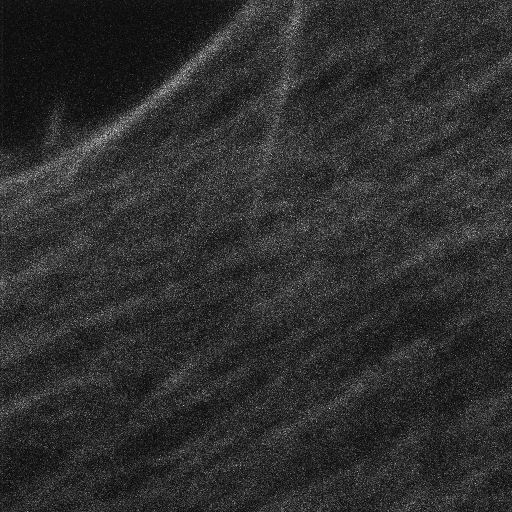
%> input picture denoise/a-2.5-050-03.tif, 512 x 512 px
$ octave denoise.m   (GNU Octave 9; MATLAB toolbox functions it lacks are replaced by stand-ins)
%> lines starting %> are read from the running program, lines starting %| are printed output that depends on the picture
### denoise/denoising_subprograms/denoi_BLS_GSM.m
function im_d = denoi_BLS_GSM(im, sig, PS, blSize, parent, boundary, Nsc, Nor, covariance, optim, repres1, repres2, seed);

% [im_d,im,SNR_N,SNR,PSNR] = denoi_BLS_GSM(im, sig, ft, PS, blSize, parent, boundary, Nsc, Nor, covariance, optim, repres1, repres2, seed);
%
%	im:	input noisy image
%	sig:	standard deviation of noise
%	PS:	Power Spectral Density of noise ( fft2(autocorrelation) )
%			NOTE: scale factors do not matter. Default is white.
%	blSize: 2x1 or 1x2 vector indicating local neighborhood
%		([sY sX], default is [3 3])
%   parent: Use parent yes/no (1/0)
%	Nsc:	Number of scales
%   Nor:  Number of orientations. For separable wavelets this MUST be 3.
%   covariance: Include / Not Include covariance in the GSM model (1/0)
%   optim: BLS / MAP-Wiener(2-step) (1/0)
%   repres1: Possible choices for representation:
%           'w':    orthogonal wavelet
%                   (uses buildWpyr, reconWpyr)
%                   repres2 (optional):
%                      haar:              - Haar wavelet.
%                      qmf8, qmf12, qmf16 - Symmetric Quadrature Mirror Filters [Johnston80]
%                      daub2,daub3,daub4  - Daubechies wavelet [Daubechies88] (#coef = 2N, para daubN).
%                      qmf5, qmf9, qmf13: - Symmetric Quadrature Mirror Filters [Simoncelli88,Simoncelli90]
%           'uw':   undecimated orthogonal wavelet, Daubechies, pyramidal version
%                   (uses buildWUpyr, reconWUpyr).
%                   repres2 (optional): 'daub<N>', where <N> is a positive integer (e.g., 2)
%           's':    steerable pyramid [Simoncelli&Freeman95].
%                   (uses buildSFpyr, reconSFpyr)
%           'fs':   full steerable pyramid [Portilla&Simoncelli02].
%                   (uses buildFullSFpyr2, reconsFullSFpyr2)
%   seed (optional):    Seed used for generating the Gaussian noise (when ft == 0)
%                       By default is 0.
%
%   im_d: denoising result

% Javier Portilla, Univ. de Granada, 5/02
% revision 31/03/2003
% revision 7/01/2004
% Last revision 15/11/2004

if ~exist('blSize'),
	blSzX = 3;	% Block size
	blSzY = 3;
else
	blSzY = blSize(1);
	blSzX = blSize(2);
end

if (blSzY/2==floor(blSzY/2))|(blSzX/2==floor(blSzX/2)),
   error('Spatial dimensions of neighborhood must be odd!');
end

if ~exist('PS'),
      no_white = 0;      % Power spectral density of noise. Default is white noise
else
	no_white = 1;
end

if ~exist('parent'),
	parent = 1;
end

if ~exist('boundary'),
	boundary = 1;
end

if ~exist('Nsc'),
	Nsc = 4;
end

if ~exist('Nor'),
	Nor = 8;
end

if ~exist('covariance'),
        covariance = 1;
end

if ~exist('optim'),
        optim = 1;
end

if ~exist('repres1'),
        repres1 = 'fs';
end

if ~exist('repres2'),
        repres2 = '';
end

if (((repres1=='w') | (repres1=='uw')) & (Nor~=3)),
    warning('For X-Y separable representations Nor must be 3. Nor = 3 assumed.');
    Nor = 3;
end

if ~exist('seed'),
        seed = 0;
end

[Ny Nx] = size(im);

% We ensure that the processed image has dimensions that are integer
% multiples of 2^(Nsc+1), so it will not crash when applying the
% pyramidal representation. The idea is padding with mirror reflected
% pixels (thanks to Jesus Malo for this idea).

Npy = ceil(Ny/2^(Nsc+1))*2^(Nsc+1);
Npx = ceil(Nx/2^(Nsc+1))*2^(Nsc+1);

if Npy~=Ny | Npx~=Nx,
    Bpy = Npy-Ny;
    Bpx = Npx-Nx;
    im = bound_extension(im,Bpy,Bpx,'mirror');
    im = im(Bpy+1:end,Bpx+1:end);	% add stripes only up and right
    if exist('sig') & prod(size(sig)) > 1,              % YLW patch
        sig = bound_extension(sig,Bpy,Bpx,'mirror');
        sig = sig(Bpy+1:end,Bpx+1:end);
    end                                                 % YLW patch
end

% size of the extension for boundary handling
if (repres1 == 's') | (repres1 == 'fs'),
    By = (blSzY-1)*2^(Nsc-2);
    Bx = (blSzX-1)*2^(Nsc-2);
else
    By = (blSzY-1)*2^(Nsc-1);
    Bx = (blSzX-1)*2^(Nsc-1);
end

if ~no_white,       % White noise
    PS = ones(size(im));
end


% As the dimensions of the power spectral density (PS) support and that of the
% image (im) do not need to be the same, we have to adapt the first to the
% second (zero padding and/or cropping).

PS = fftshift(PS);
isoddPS_y = (size(PS,1)~=2*(floor(size(PS,1)/2)));
isoddPS_x = (size(PS,2)~=2*(floor(size(PS,2)/2)));
PS = PS(1:end-isoddPS_y, 1:end-isoddPS_x);          % ensures even dimensions for the power spectrum
PS = fftshift(PS);

[Ndy,Ndx] = size(PS);   % dimensions are even

delta = real(ifft2(sqrt(PS)));
delta = fftshift(delta);
aux = delta;
delta = zeros(Npy,Npx);
if (Ndy<=Npy)&(Ndx<=Npx),
    delta(Npy/2+1-Ndy/2:Npy/2+Ndy/2,Npx/2+1-Ndx/2:Npx/2+Ndx/2) = aux;
elseif (Ndy>Npy)&(Ndx>Npx),
    delta = aux(Ndy/2+1-Npy/2:Ndy/2+Npy/2,Ndx/2+1-Npx/2:Ndx/2+Npx/2);
elseif (Ndy<=Npy)&(Ndx>Npx),
    delta(Npy/2+1-Ndy/2:Npy/2+1+Ndy/2-1,:) = aux(:,Ndx/2+1-Npx/2:Ndx/2+Npx/2);
elseif (Ndy>Npy)&(Ndx<=Npx),
    delta(:,Npx/2+1-Ndx/2:Npx/2+1+Ndx/2-1) = aux(Ndy/2+1-Npy/2:Ndy/2+1+Npy/2-1,:);
end

if repres1 == 'w',
    PS = abs(fft2(delta)).^2;
    PS = fftshift(PS);
    % noise, to be used only with translation variant transforms (such as orthogonal wavelet)
    delta = real(ifft2(sqrt(PS).*exp(j*angle(fft2(randn(size(PS)))))));
end

%Boundary handling: it extends im and delta
if boundary,
    im = bound_extension(im,By,Bx,'mirror');
    if exist('sig') & prod(size(sig)) > 1,                       % YLW patch
        sig = bound_extension(sig,By,Bx,'mirror');
    end                                                          % YLW patch
    if repres1 == 'w',
        delta = bound_extension(delta,By,Bx,'mirror');
    else
        aux = delta;
        delta = zeros(Npy + 2*By, Npx + 2*Bx);
        delta(By+1:By+Npy,Bx+1:Bx+Npx) = aux;
    end
else
	By=0;Bx=0;
end

delta = delta/sqrt(mean2(delta.^2));    % Normalize the energy (the noise variance is given by "sig")
if prod(size(sig)) == 1,
    delta = sig*delta;                      % Impose the desired variance to the noise
else
    delta = sqrt(mean2(sig.^2))*delta;
end

% main
t1 = clock;
if repres1 == 's',  % standard steerable pyramid
    im_d = decomp_reconst(im, Nsc, Nor, [blSzX blSzY], delta, parent,covariance,optim,sig);
elseif repres1 == 'fs', % full steerable pyramid
    im_d = decomp_reconst_full(im, Nsc, Nor, [blSzX blSzY], delta, parent, covariance, optim, sig);
elseif repres1 == 'w',  % orthogonal wavelet
    if ~exist('repres2'),
        repres2 = 'daub1';
    end
    filter = repres2;
    im_d = decomp_reconst_W(im, Nsc, filter, [blSzX blSzY], delta, parent, covariance, optim, sig);
elseif repres1 == 'uw',    % undecimated daubechies wavelet
    if ~exist('repres2'),
        repres2 = 'daub1';
    end
    if repres2(1:4) == 'haar',
        daub_order = 2;
    else
        daub_order = 2*str2num(repres2(5));
    end
    im_d = decomp_reconst_WU(im, Nsc, daub_order, [blSzX blSzY], delta, parent, covariance, optim, sig);
else
    error('Invalid representation parameter. See help info.');
end
t2 = clock;
elaps = t2 - t1;
elaps(4)*3600+elaps(5)*60+elaps(6); % elapsed time, in seconds

im_d = im_d(By+1:By+Npy,Bx+1:Bx+Npx);
im_d = im_d(1:Ny,1:Nx);

### denoise/Added_PyrTools/bound_extension.m
function im_ext = bound_extension(im,By,Bx,type);

% im_ext = bound_extension(im,B,type);
%
% Extend an image for avoiding boundary artifacts,
%
%   By, Bx:    widths of the added stripes.
%   type:   'mirror'        Mirror extension
%           'mirror_nr':    Mirror without repeating the last pixel
%           'circular':     fft2-like
%           'zeros'

% Javier Portilla, Universidad de Granada, Jan 2004

[Ny,Nx,Nc] = size(im);

im_ext = zeros(Ny+2*By,Nx+2*Bx,Nc);
im_ext(By+1:Ny+By,Bx+1:Nx+Bx,:) = im;

if strcmp(type,'mirror'),

    im_ext(1:By,:,:) = im_ext(2*By:-1:By+1,:,:);
    im_ext(:,1:Bx,:) = im_ext(:,2*Bx:-1:Bx+1,:);
    im_ext(Ny+1+By:Ny+2*By,:,:) = im_ext(Ny+By:-1:Ny+1,:,:);
    im_ext(:,Nx+1+Bx:Nx+2*Bx,:) = im_ext(:,Nx+Bx:-1:Nx+1,:);
    im_ext(1:By,1:Bx,:) = im_ext(2*By:-1:By+1,2*Bx:-1:Bx+1,:);
    im_ext(Ny+1+By:Ny+2*By,Nx+1+Bx:Nx+2*Bx,:) = im_ext(Ny+By:-1:Ny+1,Nx+Bx:-1:Nx+1,:);
    im_ext(1:By,Nx+1+Bx:Nx+2*Bx,:) = im_ext(2*By:-1:By+1,Nx+Bx:-1:Nx+1,:);
    im_ext(Ny+1+By:Ny+2*By,1:Bx,:) = im_ext(Ny+By:-1:Ny+1,2*Bx:-1:Bx+1,:);

elseif strcmp(type,'mirror_nr'),

    im_ext(1:By,:,:) = im_ext(2*By+1:-1:By+2,:,:);
    im_ext(:,1:Bx,:) = im_ext(:,2*Bx+1:-1:Bx+2,:);
    im_ext(Ny+1+By:Ny+2*By,:,:) = im_ext(Ny+By-1:-1:Ny,:,:);
    im_ext(:,Nx+1+Bx:Nx+2*Bx,:) = im_ext(:,Nx+Bx-1:-1:Nx,:);
    im_ext(1:By,1:Bx,:) = im_ext(2*By+1:-1:By+2,2*Bx+1:-1:Bx+2,:);
    im_ext(Ny+1+By:Ny+2*By,Nx+1+Bx:Nx+2*Bx,:) = im_ext(Ny+By-1:-1:Ny,Nx+Bx-1:-1:Nx,:);
    im_ext(1:By,Nx+1+Bx:Nx+2*Bx,:) = im_ext(2*By+1:-1:By+2,Nx+Bx-1:-1:Nx,:);
    im_ext(Ny+1+By:Ny+2*By,1:Bx,:) = im_ext(Ny+By-1:-1:Ny,2*Bx+1:-1:Bx+2,:);

elseif strcmp(type,'circular'),

    im_ext(1:By,:,:) =  im_ext(Ny+1:Ny+By,:,:);
    im_ext(:,1:Bx,:) = im_ext(:,Nx+1:Nx+Bx,:);
    im_ext(Ny+1+By:Ny+2*By,:,:) = im_ext(By+1:2*By,:,:);
    im_ext(:,Nx+1+Bx:Nx+2*Bx,:) = im_ext(:,Bx+1:2*Bx,:);
    im_ext(1:By,1:Bx,:) = im_ext(Ny+1:Ny+By,Nx+1:Nx+Bx,:);
    im_ext(Ny+1+By:Ny+2*By,Nx+1+Bx:Nx+2*Bx,:) = im_ext(By+1:2*By,Bx+1:2*Bx,:);
    im_ext(1:By,Nx+1+Bx:Nx+2*Bx,:) = im_ext(Ny+1:Ny+By,Bx+1:2*Bx,:);
    im_ext(Ny+1+By:Ny+2*By,1:Bx,:) = im_ext(By+1:2*By,Nx+1:Nx+Bx,:);

end


### denoise/denoising_subprograms/decomp_reconst_full.m
function fh = decomp_reconst_full(im,Nsc,Nor,block,noise,parent,covariance,optim,sig);

% Decompose image into subbands, denoise, and recompose again.
%		fh = decomp_reconst(im,Nsc,Nor,block,noise,parent,covariance,optim,sig);
%       covariance:	 are we considering covariance or just variance?
%       optim:		 for choosing between BLS-GSM (optim = 1) and MAP-GSM (optim = 0)
%       sig:        standard deviation (scalar for uniform noise or matrix for spatially varying noise)
% Version using the Full steerable pyramid (2) (High pass residual
% splitted into orientations).

% JPM, Univ. de Granada, 5/02
% Last Revision: 11/04

if (block(1)/2==floor(block(1)/2))|(block(2)/2==floor(block(2)/2)),
   error('Spatial dimensions of neighborhood must be odd!');
end

if ~exist('parent'),
        parent = 1;
end

if ~exist('covariance'),
        covariance = 1;
end

if ~exist('optim'),
        optim = 1;
end

if ~exist('sig'),
        sig = sqrt(mean(noise.^2));
end

[pyr,pind] = buildFullSFpyr2(im,Nsc,Nor-1);
[pyrN,pind] = buildFullSFpyr2(noise,Nsc,Nor-1);
pyrh = real(pyr);
Nband = size(pind,1)-1;
for nband = 2:Nband, % everything except the low-pass residual
  fprintf('%d % ',round(100*(nband-1)/(Nband-1)))
  aux = pyrBand(pyr, pind, nband);
  auxn = pyrBand(pyrN, pind, nband);
  [Nsy,Nsx] = size(aux);
  prnt = parent & (nband < Nband-Nor);   % has the subband a parent?
  BL = zeros(size(aux,1),size(aux,2),1 + prnt);
  BLn = zeros(size(aux,1),size(aux,2),1 + prnt);
  BL(:,:,1) = aux;
  BLn(:,:,1) = auxn*sqrt(((Nsy-2)*(Nsx-2))/(Nsy*Nsx));     % because we are discarding 2 coefficients on every dimension
  if prnt,
  	aux = pyrBand(pyr, pind, nband+Nor);
    auxn = pyrBand(pyrN, pind, nband+Nor);
    if nband>Nor+1,     % resample 2x2 the parent if not in the high-pass oriented subbands.
	   aux = real(expand(aux,2));
       auxn = real(expand(auxn,2));
    end
  	BL(:,:,2) = aux;
    BLn(:,:,2) = auxn*sqrt(((Nsy-2)*(Nsx-2))/(Nsy*Nsx)); % because we are discarding 2 coefficients on every dimension
  end

  sy2 = mean2(BL(:,:,1).^2);
  sn2 = mean2(BLn(:,:,1).^2);
  if sy2>sn2,
     SNRin = 10*log10((sy2-sn2)/sn2);
  else
     disp('Signal is not detectable in noisy subband');
  end

  % main
  BL = denoi_BLS_GSM_band(BL,block,BLn,prnt,covariance,optim,sig);
  pyrh(pyrBandIndices(pind,nband)) = BL(:)';
end
fh = reconFullSFpyr2(pyrh,pind);

### denoise/denoise.m
% Read the file "ReadMe.txt" for more details about this demo
% Javier Portilla, Universidad de Granada, Spain
% Last time modified: 14/5/2004

clear

% Enter noise parameters
B = 4860.840;
A = 36.418;                 % sigma^2 = A * (I - B) + DV
DV = 212;

% Read image
im = imread('a-2.5-050-03.tif');
%> im is the input picture: size 512x512 uint16; min 4824, max 5625, mean 4971.8
im = double(im);        % convert it to double
%> im: size 512x512 double

% Calculate noise
if A == 0
    sig = DV;
    [Ny,Nx] = size(im);
else
    gaussian = [
        [0.0001 0.0006 0.0022 0.0054 0.0093 0.0111 0.0093 0.0054 0.0022 0.0006 0.0001]
        [0.0006 0.0032 0.0111 0.0273 0.0469 0.0561 0.0469 0.0273 0.0111 0.0032 0.0006]
        [0.0022 0.0111 0.0392 0.0963 0.1653 0.1979 0.1653 0.0963 0.0392 0.0111 0.0022]
        [0.0054 0.0273 0.0963 0.2369 0.4066 0.4868 0.4066 0.2369 0.0963 0.0273 0.0054]
        [0.0093 0.0469 0.1653 0.4066 0.6977 0.8353 0.6977 0.4066 0.1653 0.0469 0.0093]
        [0.0111 0.0561 0.1979 0.4868 0.8353 1.0000 0.8353 0.4868 0.1979 0.0561 0.0111]
        [0.0093 0.0469 0.1653 0.4066 0.6977 0.8353 0.6977 0.4066 0.1653 0.0469 0.0093]
        [0.0054 0.0273 0.0963 0.2369 0.4066 0.4868 0.4066 0.2369 0.0963 0.0273 0.0054]
        [0.0022 0.0111 0.0392 0.0963 0.1653 0.1979 0.1653 0.0963 0.0392 0.0111 0.0022]
        [0.0006 0.0032 0.0111 0.0273 0.0469 0.0561 0.0469 0.0273 0.0111 0.0032 0.0006]
        [0.0001 0.0006 0.0022 0.0054 0.0093 0.0111 0.0093 0.0054 0.0022 0.0006 0.0001]
    ];
    gaussian = gaussian/sum(sum(gaussian));
    sig = conv2(im,gaussian,'valid') - B;
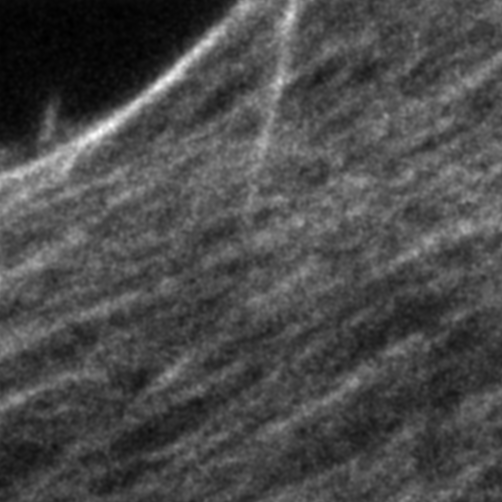
%> sig: size 502x502 double; min 8.86, max 358.9, mean 111.2; drawn with min black and max white
    sig(sig < 0) = 0;
    sig = sig * A + DV;
    sig = sqrt(sig);
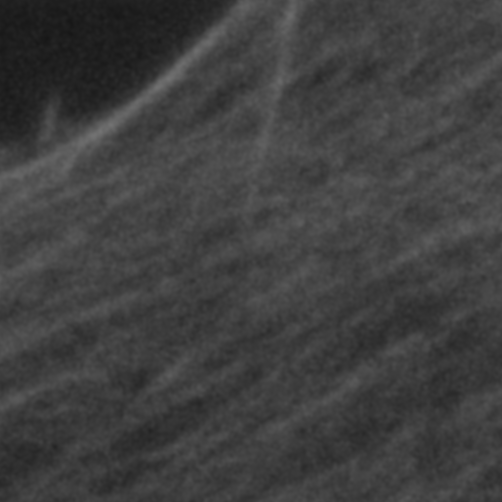
%> sig: size 502x502 double; min 23.12, max 115.2, mean 64
    [Nys,Nxs] = size(im);
%> Nys = 512; Nxs = 512
    [Ny,Nx] = size(sig);
%> Ny = 502; Nx = 502
    Nys = (Nys - Ny) / 2 + 1;
%> Nys = 6
    Nxs = (Nxs - Nx) / 2 + 1;
%> Nxs = 6
    im = im(Nys:Nys + Ny - 1, Nxs:Nxs + Nx - 1);
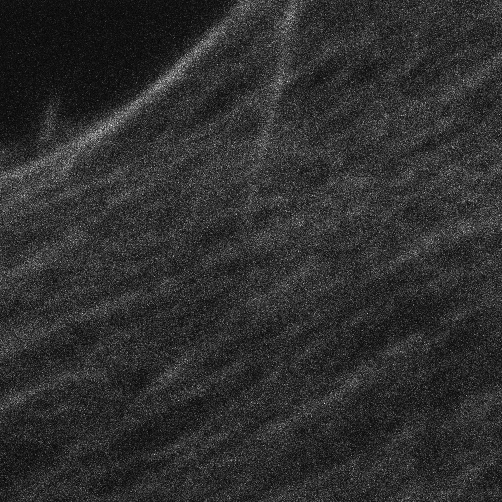
%> im: size 502x502 double; min 4824, max 5625, mean 4972.1; drawn with min black and max white
end

% Noise power spectral density
PS = ones(size(im));	% flat, i.e., white noise
seed = 0;               % random seed, not used

% Pyramidal representation parameters
Nsc = ceil(log2(min(Ny,Nx)) - 4);   % Number of scales (adapted to the image size)
%> Nsc = 5

% Model parameters (optimized: do not change them unless you are an advanced user with a deep understanding of the theory)
%blSize = [5 5]; 	% n x n coefficient neighborhood of spatial neighbors within the same subband
blSize = [3 3];	    % n x n coefficient neighborhood of spatial neighbors within the same subband
                    % (n must be odd):
boundary = 1;		% Boundary mirror extension, to avoid boundary artifacts
covariance = 1;     % Full covariance matrix (1) or only diagonal elements (0).
optim = 1;          % Bayes Least Squares solution (1), or MAP-Wiener solution in two steps (0)

% Uncomment the following 4 code lines for reproducing the results in our IEEE Trans. on Im. Proc., Nov. 2003 paper
% This configuration is slower than the previous one, but it gives slightly better results (SNR)
% on average for the test images "lena", "barbara", and "boats" used in the cited article.

Nor = 8;				           % Number of orientations (for X-Y separable wavelets it can only be 3)
repres1 = 'fs';                    % Full Steerable Pyramid, 5 scales for 512x512
repres2 = '';                      % Dummy parameter when using repres1 = 'fs'
parent = 1;             		   % including or not (1/0) in the neighborhood a coefficient from the same spatial location
                                   % and orientation as the central coefficient of the n x n neighborhood, but
                                   % next coarser scale. Many times helps, but not always.

% Call the denoising function
tic; im_d = denoi_BLS_GSM(im, sig, PS, blSize, parent, boundary, Nsc, Nor, covariance, optim, repres1, repres2, seed); toc
%> in denoi_BLS_GSM, `im = im(Bpy+1:end,Bpx+1:end);`:
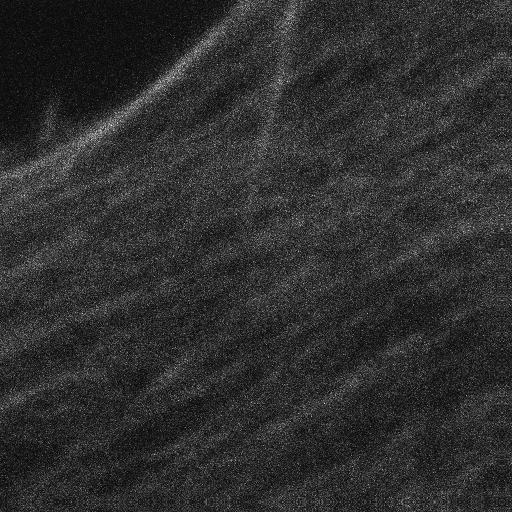
%> im: size 512x512 double; min 4824, max 5625, mean 4972.2; drawn with min black and max white
%> call 3 of bound_extension, with By = 16, Bx = 16, type = 'mirror'
%> in bound_extension (call 3), `im_ext(By+1:Ny+By,Bx+1:Nx+Bx,:) = im;`:
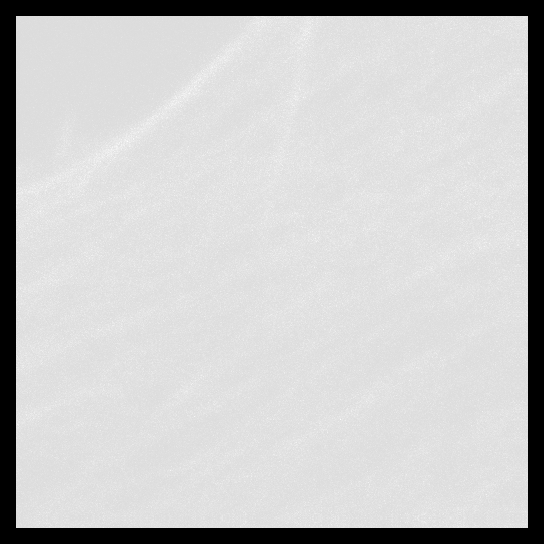
%> im_ext: size 544x544 double; min 0, max 5625, mean 4404.4; drawn with min black and max white
%> call 4 of bound_extension, with By = 16, Bx = 16, type = 'mirror'
%> in bound_extension (call 4), `im_ext(By+1:Ny+By,Bx+1:Nx+Bx,:) = im;`:
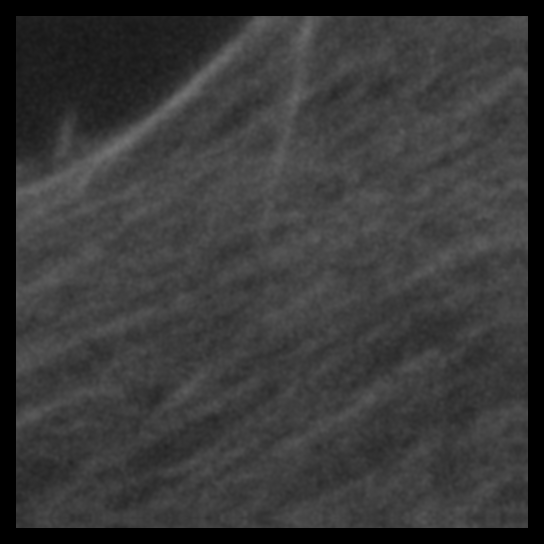
%> im_ext: size 544x544 double; min 0, max 115.2, mean 56.8
%> in bound_extension (call 4), `im_ext(:,Nx+1+Bx:Nx+2*Bx,:) = im_ext(:,Nx+Bx:-1:Nx+1,:);`:
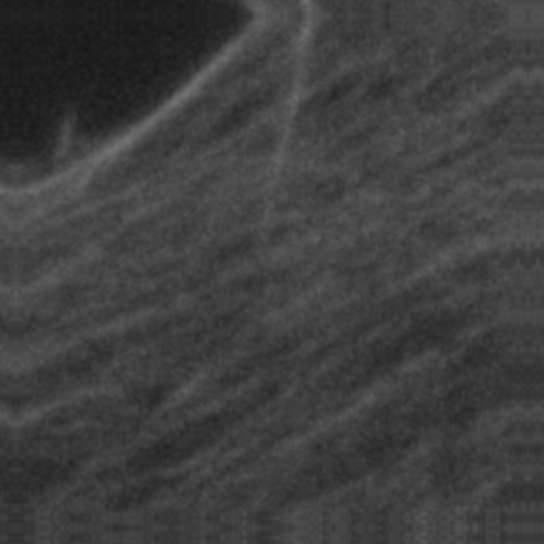
%> im_ext: size 544x544 double; min 23.12, max 115.2, mean 63.7
%> the run ends on the next line
